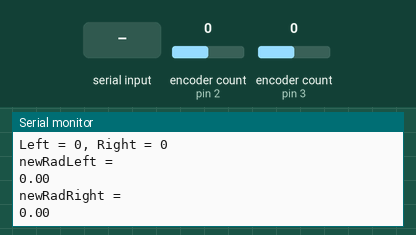
Recording of a sketch running on a simulated Arduino Uno, built with avr-gcc and run on an emulated ATmega328P. On the bench: the last lines printed to the serial monitor. Inputs (shaded band) come from the test bench; at power-on: encoder count (sensors on pin 2, pin 3) 0.

Above: at 1.2 s.
1.3 s: "1" received over Serial
At 2.4 s:
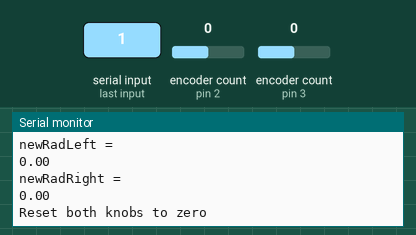
2.8 s: encoder count (sensor on pin 2) set to 1
At 3.4 s:
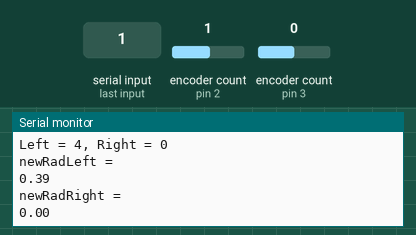
4.3 s: encoder count (sensor on pin 3) set to 1
At 5.5 s:
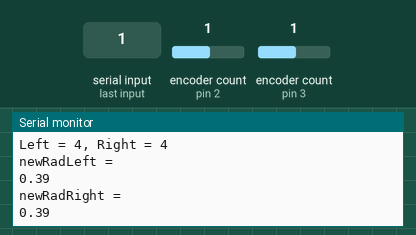
5.8 s: encoder count (sensor on pin 2) set to 2
At 6.9 s:
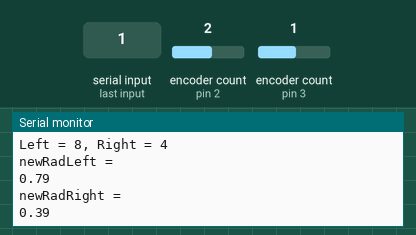
7.3 s: encoder count (sensor on pin 3) set to 2
At 8.0 s:
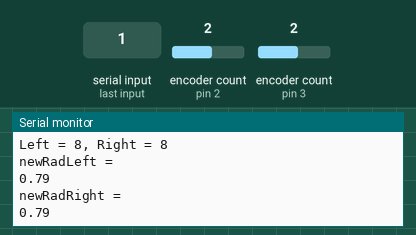
Timing chart, 0 to 9.8 s (numbered marks = the images above; inputs shaded):
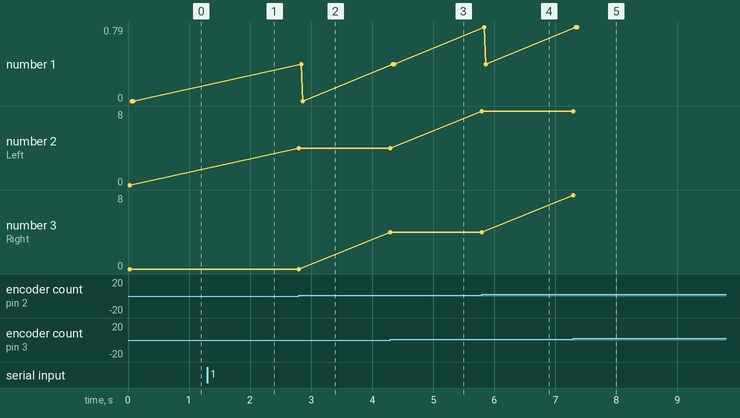

The sketch:

mini_project.ino
```cpp
#include <Encoder.h>
#include <arduino.h>

// Change these pin numbers to the pins connected to your encoder.
//   Best Performance: both pins have interrupt capability
//   Good Performance: only the first pin has interrupt capability
//   Low Performance:  neither pin has interrupt capability
Encoder knobLeft(2, 6);
Encoder knobRight(3, 8);
//   avoid using pins with LEDs attached

void setup() {
  Serial.begin(9600);
  Serial.println("TwoKnobs Encoder Test:");
}

long positionLeft  = -999;
long positionRight = -999;

void loop() {
  long newLeft, newRight;
  float newRadLeft, newRadRight;
  newLeft = knobLeft.read();
  newRight = knobRight.read();
  if (newLeft != positionLeft || newRight != positionRight) {
    Serial.print("Left = ");
    Serial.print(newLeft);
    Serial.print(", Right = ");
    Serial.print(newRight);
    Serial.println();
    positionLeft = newLeft;
    positionRight = newRight;
    newRadLeft = newLeft*(2*3.1415926535897932384626433832795)/64;
     newRadRight = newRight*(2*(3.1415926535897932384626433832795)/64);
    Serial.println("newRadLeft =  ");
       Serial.print(newRadLeft );
         Serial.println();
    Serial.println("newRadRight =  ");
    Serial.print(newRadRight);
      Serial.println();
  }
  // if a character is sent from the serial monitor,
  // reset both back to zero.
  if (Serial.available()) {
    Serial.read();
    Serial.println("Reset both knobs to zero");
    knobLeft.write(0);
    knobRight.write(0);
  }
}
```

Measured:
- after the input at 1.3 s, the serial monitor: prints a new line at once (image 1)
- after the input at 2.8 s, the serial monitor: prints a new line at once (image 2)
- after the input at 4.3 s, the serial monitor: prints a new line at once (image 3)
- after the input at 5.8 s, the serial monitor: prints a new line at once (image 4)
- after the input at 7.3 s, the serial monitor: prints a new line at once (image 5)
- plotted number 2: 0 → 4 after the input at 2.8 s, 4 → 8 after the input at 5.8 s
